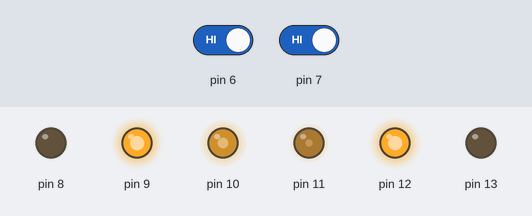
Bench run of a sketch on a simulated Arduino Uno, built with avr-gcc and run on an emulated ATmega328P. Shown: output pins drawn as LEDs (lit = HIGH). The inputs (shaded band) are chosen by the test bench; at power-on: pin 6 HIGH, pin 7 HIGH.

Above: at 1.2 s.
1.3 s: pin 6 driven LOW
At 1.6 s:
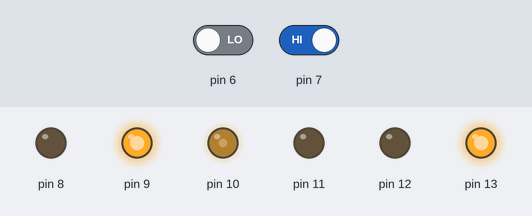
2.8 s: pin 7 driven LOW
At 3.9 s:
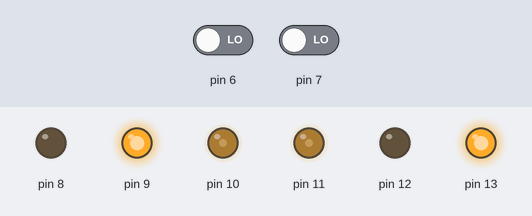
4.3 s: pin 6 driven HIGH
At 5.0 s:
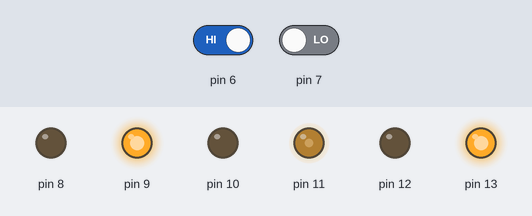
5.8 s: pin 7 driven HIGH
At 6.2 s:
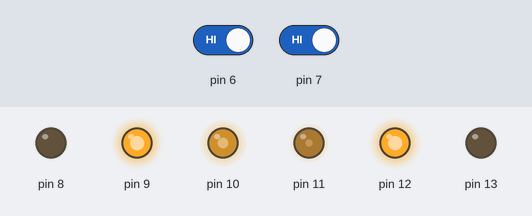
Timing chart, 0 to 8.3 s (numbered marks = the images above; inputs shaded):
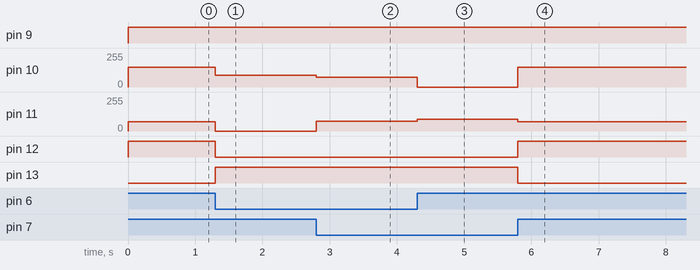

Measured:
- after the input at 1.3 s, pin 10: 150/255 → 88/255 at once; pin 11: 70/255 → 0/255 at once; pin 12: HIGH → LOW at once; pin 13: LOW → HIGH at once
- after the input at 2.8 s, pin 10: 88/255 → 75/255 at once; pin 11: 0/255 → 75/255 at once
- after the input at 4.3 s, pin 10: 75/255 → 0/255 at once; pin 11: 75/255 → 88/255 at once
- after the input at 5.8 s, pin 10: 0/255 → 150/255 at once; pin 11: 88/255 → 70/255 at once; pin 12: LOW → HIGH at once; pin 13: HIGH → LOW at once

The sketch:

Optimized_Robot_Car.ino
```cpp
int mover(int in1,int in2,int in3,int in4,int right_speed,int left_speed){          // Main function to move the car only in forward direction
  digitalWrite(13,in1);                             // Input 1 pin
  digitalWrite(12,in2);                             // Input 2 pin
  digitalWrite(9,in3);                              // Input 3 pin
  digitalWrite(8,in4);                              // Input 4 pin
  analogWrite(11, right_speed);                     // Enable 1 pin
  analogWrite(10, left_speed);                      // Enable 2 pin
}
void setup() {
  for (int pin = 6; pin <=13; pin ++){              // Identifies each pin as input or output
    if (pin == 6 or pin ==7){                       // Input pins for the data from the sensor
      pinMode(pin,INPUT);
    }
    else{                                           // Output pins of the for the driver
      pinMode(pin,OUTPUT);
    }}
}
void loop() {
  if (digitalRead(7) == 0 && digitalRead(6) == 0){       // Moves Forward
    mover(1,0,1,0,75,75);}
  if (digitalRead(7) == 1 && digitalRead(6) == 0){       // Steers Right
    mover(1,0,1,0,0,88);}
  if (digitalRead(7) == 0 && digitalRead(6) == 1){       // Steers Left
    mover(1,0,1,0,88,0);}
  if (digitalRead(7) == 1 && digitalRead(6) == 1){       // Bonus Line (Steers Right)
    mover(0,1,1,0,70,150);}                                         // Time to be waited after detecting bonus line
}
```
